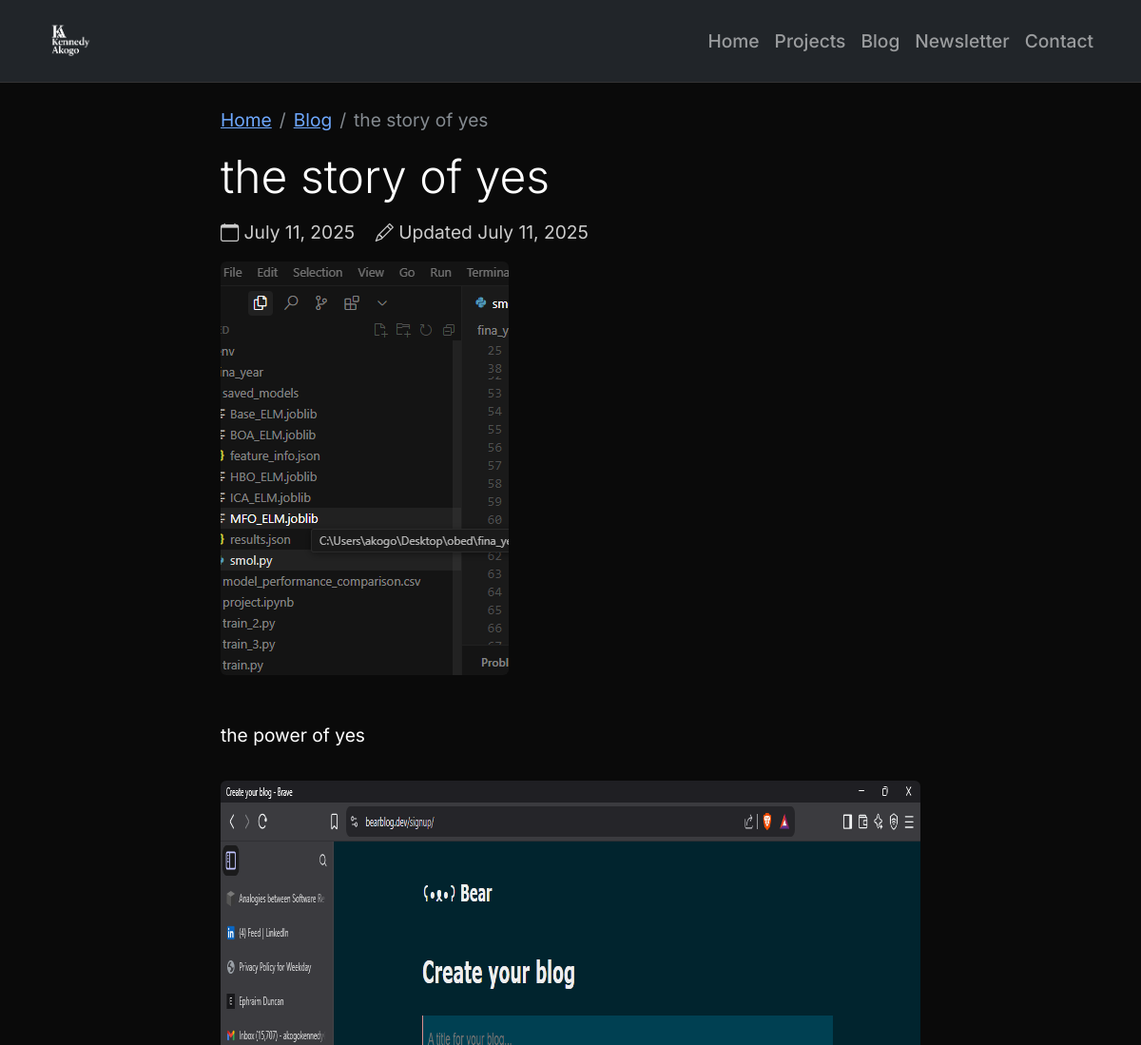
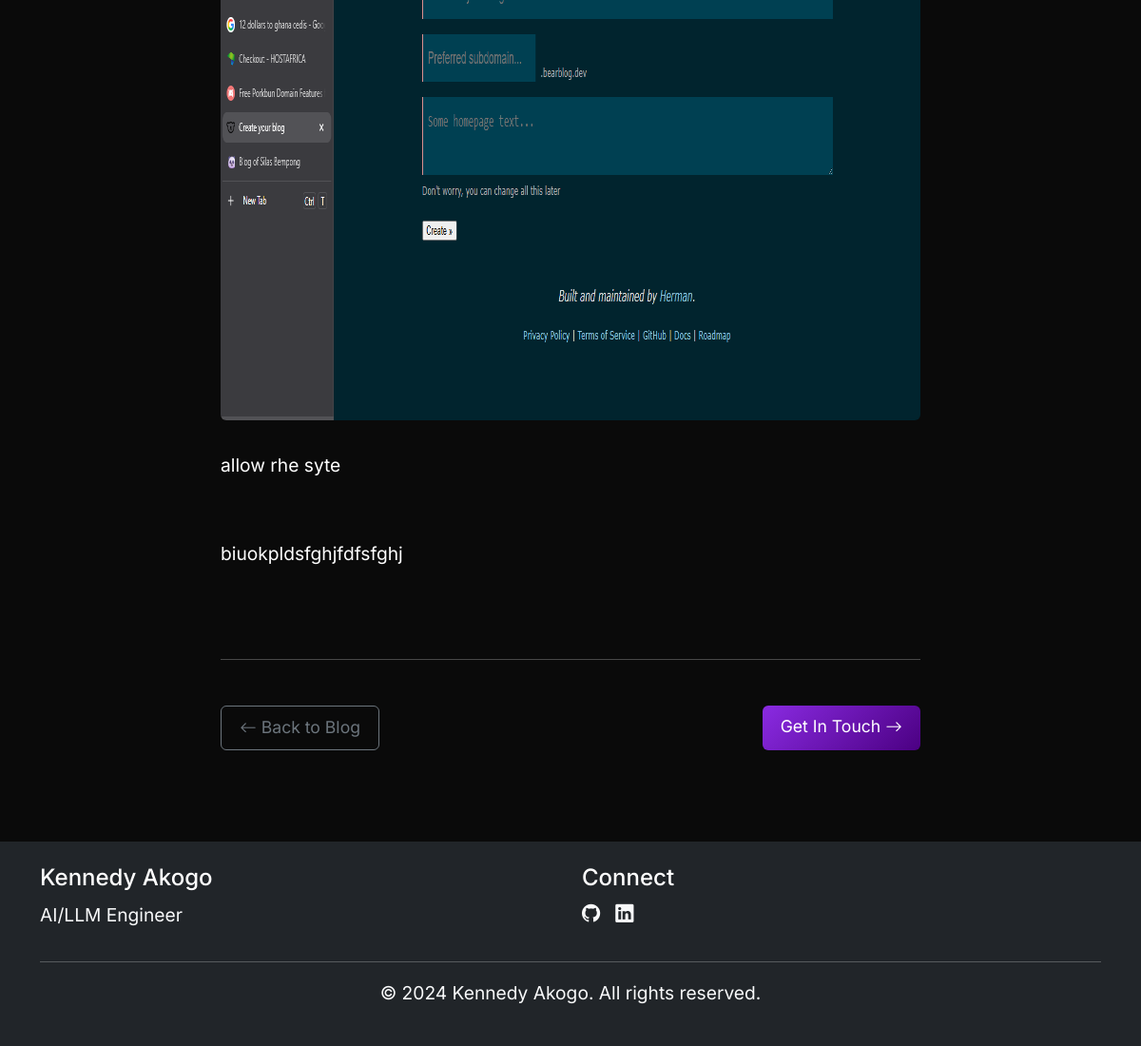
The app's page /blog/the-story-of-yes/ with its own data (2 pictures, top to bottom).
### portfolio/models.py (models this page shows, shortened)
class BlogPost(models.Model):
    title = models.CharField(max_length=200)
    slug = models.SlugField(unique=True, blank=True)
    content = RichTextUploadingField()
    cover_image = models.ImageField(upload_to='blog_covers/', blank=True, null=True)
    created_at = models.DateTimeField(auto_now_add=True)
    updated_at = models.DateTimeField(auto_now=True)
    class Meta:
        ordering = ['-created_at']

### portfolio/views.py (the view)
# urls.py: path('blog/<slug:slug>/', views.blog_detail, name='blog_detail'),
def blog_detail(request, slug):
    blog_post = get_object_or_404(BlogPost, slug=slug)
    return render(request, 'portfolio/blog_detail.html', {
        'blog_post': blog_post
    })

### portfolio/templates/portfolio/blog_detail.html (shortened to what this page needs)
{% extends 'base.html' %}
{% load static %}
{% block content %}
<div class="container py-5">
    <div class="row">
        <div class="col-lg-8 mx-auto">
            <nav aria-label="breadcrumb">
                <ol class="breadcrumb">
                    <li class="breadcrumb-item"><a href="{% url 'home' %}">Home</a></li>
                    <li class="breadcrumb-item"><a href="{% url 'blog' %}">Blog</a></li>
                    <li class="breadcrumb-item active">{{ blog_post.title }}</li>
                </ol>
            </nav>
            <article>
                <header class="mb-4">
                    <h1 class="display-5 mb-3">{{ blog_post.title }}</h1>
                    <div class="text-muted mb-3">
                        <i class="bi bi-calendar"></i> {{ blog_post.created_at|date:"F d, Y" }}
                        {% if blog_post.updated_at != blog_post.created_at %}
                            <span class="ms-3">
                                <i class="bi bi-pencil"></i> Updated {{ blog_post.updated_at|date:"F d, Y" }}
                            </span>
                        {% endif %}
                    </div>
                    {% if blog_post.cover_image %}
                    <img src="{{ blog_post.cover_image.url }}" class="img-fluid rounded mb-4" alt="{{ blog_post.title }}">
                    {% endif %}
                </header>
                <div class="content">
                    {{ blog_post.content|safe }}
                </div>
            </article>
            <hr class="my-5">
            <div class="d-flex justify-content-between">
                <a href="{% url 'blog' %}" class="btn btn-outline-secondary">
                    <i class="bi bi-arrow-left"></i> Back to Blog
                </a>
                <a href="{% url 'contact' %}" class="btn btn-primary">
                    Get In Touch <i class="bi bi-arrow-right"></i>
                </a>
            </div>
        </div>
    </div>
</div>
{% endblock %}

### portfolio/static/portfolio/css/styles.css (style rules this page uses)
body { font-family: 'Inter', -apple-system, BlinkMacSystemFont, 'Segoe UI', Roboto, sans-serif; font-size: 1.2rem; font-weight: 400; }
:root { --bs-primary: #8A2BE2; --bs-secondary: #6c757d; --bs-success: #198754; --bs-info: #0dcaf0; --bs-warning: #ffc107; --bs-danger: #dc3545; --bs-light: #f8f9fa; --bs-dark: #212529; --dark-bg: #0a0a0a; --dark-surface: #1a1a1a; --dark-card: #2a2a2a; --dark-border: #333333; --dark-text: #ffffff; --dark-text-muted: #cccccc; --accent-gradient: linear-gradient(135deg, #8A2BE2 0%, #4B0082 100%); --hover-glow: rgba(138, 43, 226, 0.3); }
[data-bs-theme="dark"] { --bs-body-bg: var(--dark-bg); --bs-body-color: var(--dark-text); --bs-navbar-bg: var(--dark-surface); --bs-card-bg: var(--dark-card); --bs-border-color: var(--dark-border); }
body { transition: all 0.3s ease; }
[data-bs-theme="dark"] body { background: var(--dark-bg) !important; color: var(--dark-text) !important; }
[data-bs-theme="dark"] .text-muted { color: var(--dark-text-muted) !important; }
[data-bs-theme="dark"] h1, [data-bs-theme="dark"] h2, [data-bs-theme="dark"] h3, [data-bs-theme="dark"] h4, [data-bs-theme="dark"] h5, [data-bs-theme="dark"] h6 { color: var(--dark-text) !important; }
p { font-size: 1.2rem; line-height: 1.7; font-weight: 400; }
h1 { font-size: 3.2rem; font-weight: 700; }
.btn { font-size: 1.1rem; padding: 0.6rem 1.2rem; }
.content img { max-width: 100%; height: auto; border-radius: 0.375rem; margin: 1rem 0; }
.content p { margin-bottom: 1rem; line-height: 1.6; }
html { scroll-behavior: smooth; }
.btn { transition: all 0.3s cubic-bezier(0.175, 0.885, 0.32, 1.275); position: relative; overflow: hidden; z-index: 1; }
.btn::before { content: ''; position: absolute; top: 0; left: -100%; width: 100%; height: 100%; background: linear-gradient(90deg, transparent, rgba(255,255,255,0.2), transparent); transition: left 0.5s ease; z-index: -1; }
.btn-primary { background: var(--accent-gradient); border: none; }

### records on screen
BlogPost: title "the story of yes", created_at "July 11, 2025", updated_at "July 11, 2025", cover_image (picture), content "the power of yes allow rhe syte biuokpldsfghjfdfsfghj", content (picture)
